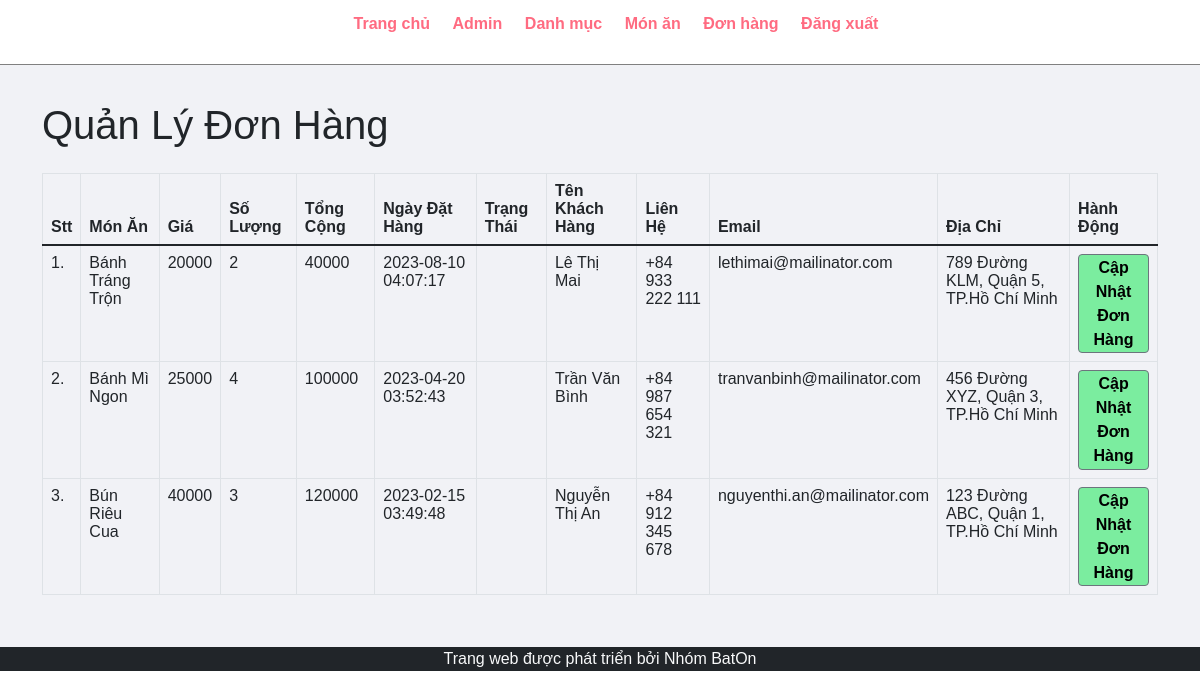
The page /admin/manage-order.php (signed in) on the database as committed earlier.
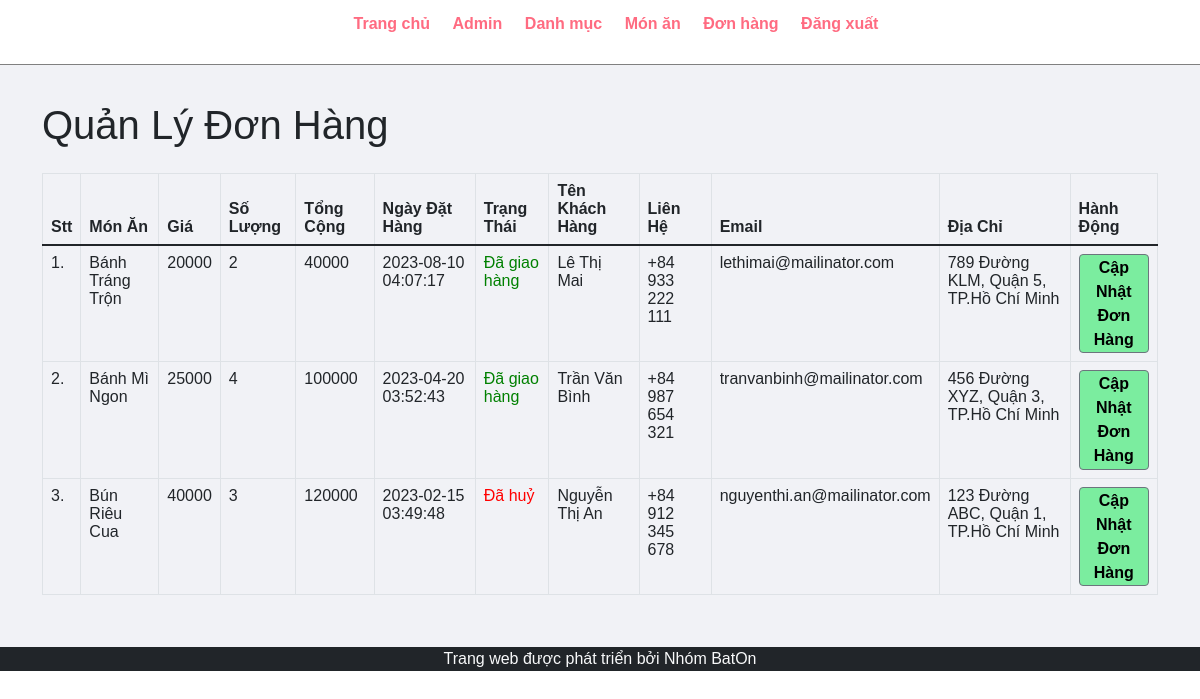
The same page on the database as committed later.
### tables this page shows
CREATE TABLE `tbl_order` (
  `id` int(10) UNSIGNED NOT NULL,
  `food` varchar(150) NOT NULL,
  `price` int(10) NOT NULL,
  `qty` int(11) NOT NULL,
  `total` int(10) NOT NULL,
  `order_date` datetime NOT NULL,
  `status` varchar(50) NOT NULL,
  `customer_name` varchar(150) NOT NULL,
  `customer_contact` varchar(20) NOT NULL,
  `customer_email` varchar(150) NOT NULL,
  `customer_address` varchar(255) NOT NULL
);

### admin/oop/Order.php (called while the page is built, shortened)
<?php
class Order
{
  private $id;
  private $food;
  private $price;
  private $qty;
  private $total;
  private $order_date;
  private $status;
  private $customer_name;
  private $customer_contact;
  private $customer_email;
  private $customer_address;
  public function __construct(
    $id,
    $food,
    $price,
    $qty,
    $total,
    $order_date,
    $status,
    $customer_name,
    $customer_contact,
    $customer_email,
    $customer_address
  ) {
    $this->id = $id;
    $this->food = $food;
    $this->price = $price;
    $this->qty = $qty;
    $this->total = $total;
    $this->order_date = $order_date;
    $this->status = $status;
    $this->customer_name = $customer_name;
    $this->customer_contact = $customer_contact;
    $this->customer_email = $customer_email;
    $this->customer_address = $customer_address;
  }
  public function getId()
  {
    return $this->id;
  }
  public function getFood()
  {
    return $this->food;
  }
  public function getPrice()
  {
    return $this->price;
  }
  public function getQty()
  {
    return $this->qty;
  }
  public function getTotal()
  {
    return $this->total;
  }
  public function getOrderDate()
  {
    return $this->order_date;
  }
  public function getStatus()
  {
    return $this->status;
  }
  public function getCustomerName()
  {
    return $this->customer_name;
  }
  public function getCustomerContact()
  {
    return $this->customer_contact;
  }
  public function getCustomerEmail()
  {
    return $this->customer_email;
  }
  public function getCustomerAddress()
  {
    return $this->customer_address;
  }
  public static function getAllOrders()
  {
    global $conn;
    $sql = "SELECT * FROM tbl_order ORDER BY id DESC";
    $res = mysqli_query($conn, $sql);
    $orders = [];
    if ($res) {
      while ($row = mysqli_fetch_assoc($res)) {
        $order = new Order(
          $row['id'],
          $row['food'],
          $row['price'],
          $row['qty'],
          $row['total'],
          $row['order_date'],
          $row['status'],
          $row['customer_name'],
          $row['customer_contact'],
          $row['customer_email'],
          $row['customer_address']
        );
        $orders[] = $order;
      }
    }
    return $orders;
  }
}
?>

### admin/manage-order.php (the view, shortened to what this page needs)
<?php
include('partials/menu.php');
include('oop/Order.php');
?>
<div class="main-content">
    <div class="container">
        <h1 class="mb-4">Quản Lý Đơn Hàng</h1>
        <table class="table table-bordered">
            <thead>
                <tr>
                    <th>Stt</th>
                    <th>Món Ăn</th>
                    <th>Giá</th>
                    <th>Số Lượng</th>
                    <th>Tổng Cộng</th>
                    <th>Ngày Đặt Hàng</th>
                    <th>Trạng Thái</th>
                    <th>Tên Khách Hàng</th>
                    <th>Liên Hệ</th>
                    <th>Email</th>
                    <th>Địa Chỉ</th>
                    <th>Hành Động</th>
                </tr>
            </thead>
            <tbody>
                <?php
                $orders = Order::getAllOrders();
                $sn = 1;
                if (!empty($orders)) {
                    foreach ($orders as $order) {
                        $id = $order->getId();
                        $food = $order->getFood();
                        $price = $order->getPrice();
                        $qty = $order->getQty();
                        $total = $order->getTotal();
                        $order_date = $order->getOrderDate();
                        $status = $order->getStatus();
                        $customer_name = $order->getCustomerName();
                        $customer_contact = $order->getCustomerContact();
                        $customer_email = $order->getCustomerEmail();
                        $customer_address = $order->getCustomerAddress();
                        ?>
                        <tr>
                            <td>
                                <?php echo $sn++; ?>.
                            </td>
                            <td>
                                <?php echo $food; ?>
                            </td>
                            <td>
                                <?php echo $price; ?>
                            </td>
                            <td>
                                <?php echo $qty; ?>
                            </td>
                            <td>
                                <?php echo $total; ?>
                            </td>
                            <td>
                                <?php echo $order_date; ?>
                            </td>
                            <td>
                                <?php
                                if ($status == "Đã đặt hàng") {
                                    echo "<label>$status</label>";
                                } elseif ($status == "Đang giao hàng") {
                                    echo "<label style='color: orange;'>$status</label>";
                                } elseif ($status == "Đã giao hàng") {
                                    echo "<label style='color: green;'>$status</label>";
                                } elseif ($status == "Đã huỷ") {
                                    echo "<label style='color: red;'>$status</label>";
                                }
                                ?>
                            </td>
                            <td>
                                <?php echo $customer_name; ?>
                            </td>
                            <td>
                                <?php echo $customer_contact; ?>
                            </td>
                            <td>
                                <?php echo $customer_email; ?>
                            </td>
                            <td>
                                <?php echo $customer_address; ?>
                            </td>
                            <td>
                                <a href="<?php echo SITEURL; ?>admin/update-order.php?id=<?php echo $id; ?>"
                                    class="btn btn-secondary">Cập Nhật Đơn Hàng</a>
                            </td>
                        </tr>
                        <?php
                    }
                } else {
                    echo "<tr><td colspan='12' class='alert alert-warning'>Không có đơn hàng</td></tr>";
                }
                ?>
            </tbody>
        </table>
    </div>
</div>
<?php include('partials/footer.php'); ?>

### admin/partials/menu.php (shortened to what this page needs)
<html>
<head>
    <link href="https://cdn.jsdelivr.net/npm/bootstrap@5.1.3/dist/css/bootstrap.min.css" rel="stylesheet"
 />
    <link rel="stylesheet" href="../css/admin.css">
</head>
<body>
    <div class="menu text-center">
        <div class="wrapper">
            <ul>
                <li><a href="/admin/index.php">Trang chủ</a></li>
                <li><a href="/admin/manage-admin.php">Admin</a></li>
                <li><a href="/admin/manage-category.php">Danh mục</a></li>
                <li><a href="/admin/manage-food.php">Món ăn</a></li>
                <li><a href="/admin/manage-order.php">Đơn hàng</a></li>
                <li><a href="/admin/logout.php">Đăng xuất</a></li>
            </ul>
        </div>
    </div>

### admin/partials/footer.php (shortened to what this page needs)
<footer class="footer bg-dark text-light">
    <div class="container">
        <p class="text-center mb-0">Trang web được phát triển bởi Nhóm BatOn</p>
    </div>
</footer>
</body>
</html>

### css/admin.css (style rules this page uses)
* { margin: 0; padding: 0; font-family: Arial, Helvetica, sans-serif; }
.wrapper { padding: 1%; width: 80%; margin: 0 auto; }
.text-center { text-align: center; }
table tr th { border-bottom: 1px solid black; padding: 1%; text-align: left; }
table tr td { padding: 1%; }
.btn-secondary { background-color: #7bed9f; padding: 1%; color: black; text-decoration: none; font-weight: bold; }
.menu { border-bottom: 1px solid grey; }
.menu ul { list-style-type: none; }
.menu ul li { display: inline; padding: 1%; }
.menu ul li a { text-decoration: none; font-weight: bold; color: #ff6b81; }
.main-content { background-color: #f1f2f6; padding: 3% 0; }
.footer { background-color: #ff4757; color: white; }

Rows that differ between the two databases and show on the page:
changed tbl_order "Bánh Tráng Trộn": status (not shown) → "Đã giao hàng"
changed tbl_order "Bánh Mì Ngon": status (not shown) → "Đã giao hàng"
changed tbl_order "Bún Riêu Cua": status (not shown) → "Đã huỷ"
